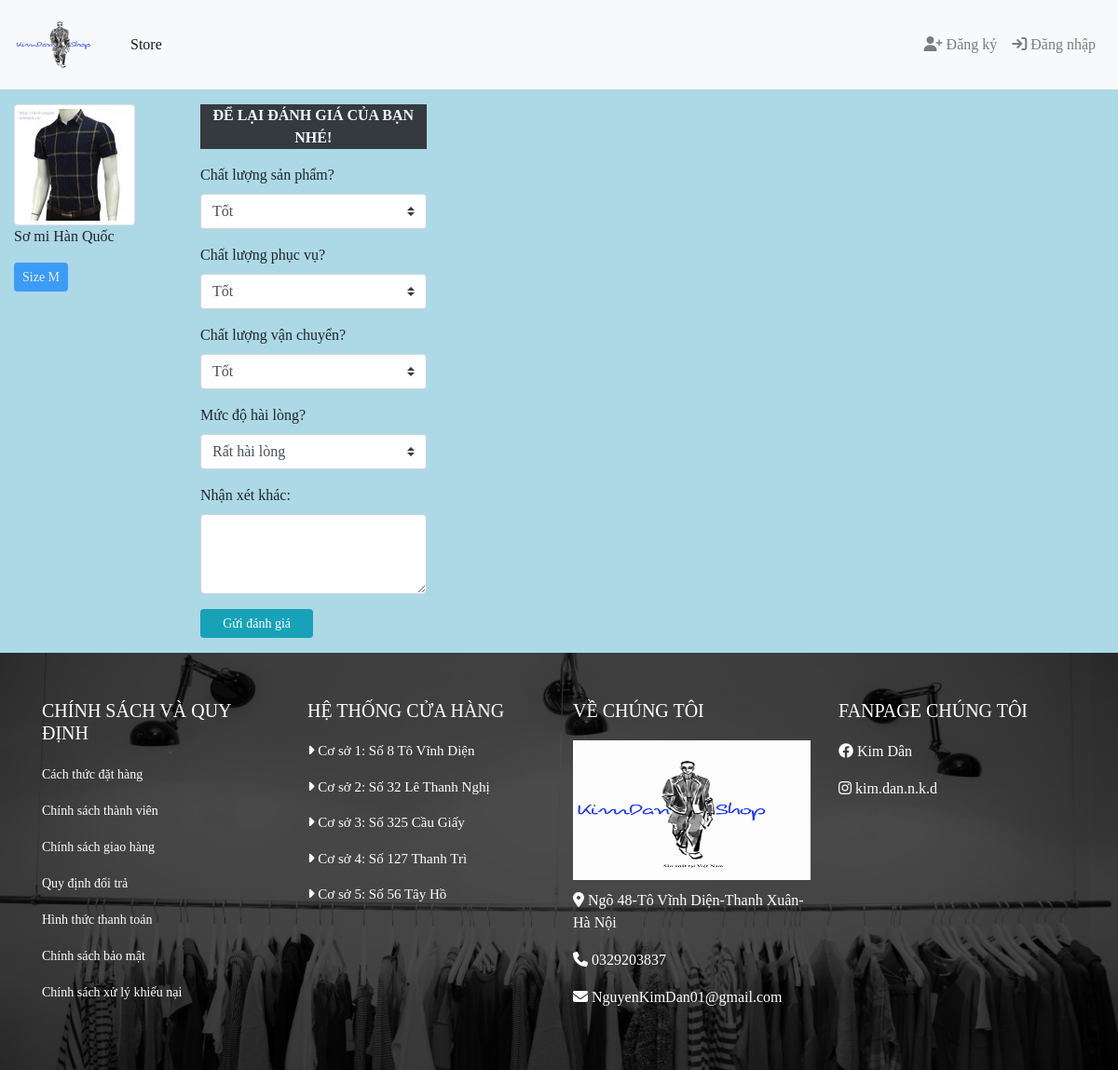
The app's page /?comment_id=1 with its own data.
### SellClothes/models.py (models this page shows, shortened)
class Product(models.Model):
    name = models.CharField('Tên sản phẩm',max_length=50)
    price = models.IntegerField('Giá sản phẩm',default=0)
    category = models.ForeignKey(Category, on_delete=models.CASCADE, default=1,verbose_name='Loại sản phẩm')
    price_size=models.ForeignKey(Pricesize,on_delete=models.CASCADE, default=1,verbose_name='Khoảng giá')
    description = models.CharField('Mô tả',max_length=200, default='' , null=True , blank=True)
    image = models.ImageField('Ảnh',upload_to='static/images/')
    quantity=models.IntegerField('Số lượng hàng còn',default=200)
    quantity_sale=models.IntegerField('Số lượng đã bán',default=0)
    quantity_import=models.IntegerField('Số lượng mới nhập',default=0)
    discount=models.IntegerField('Giảm giá',null=False , default = 0)
    size_choices=[('S','S'),('M','M'),('L','L')]
    size=models.CharField('Size',choices=size_choices,max_length=10,default='M' , null=True , blank=True)
    date=models.DateField("Ngày đặt cuối",)
    time=models.TimeField('Thời gian đặt cuối',)
    class Meta:
        verbose_name_plural = "Sản phẩm"
    @staticmethod
    def get_product_by_id(ids):
        return Product.objects.filter(id__in=ids)

### SellClothes/views.py (the view, shortened to what this page needs)
# urls.py: path('', views.Index.as_view(), name='index'),
class Index(View):
    def get(self, request):
        cart=request.session.get('cart')
        if not cart:
            request.session['cart']={}
        product=None
        categories=Category.get_all_categories()
        categoryID=request.GET.get('category')
        size=request.GET.get('size')
        comment_id=request.GET.get('comment_id')
        price_size=request.GET.get('price')
        id_detail=request.GET.get('detail')
        if id_detail:
            return render(request,'detail.html',{'products':Product.get_product_by_id(id_detail)})
        elif comment_id:
            product_cmt=Product.get_product_by_id(comment_id)
            return render(request,'comments.html',{'products':product_cmt})
        elif price_size:
            product_pricesize=Product.get_all_products_by_pricesize(price_size)
            return render(request,'index.html',{'products':product_pricesize,'categories':categories})

### SellClothes/models.py (called while the page is built)
    @staticmethod
    def get_all_categories():
        return Category.objects.all()

### SellClothes/templates/comments.html (shortened to what this page needs)
{% extends 'base.html' %}
{% block content %}
{% load cart %}
{% load custom_filter%}
{% load static %}
<link rel="stylesheet" href="{% static 'First.css' %}">
{% for product in products %}
<div class="container-fluid mt-3">
    <div class="row">
        <div class='col-lg-2 mx-auto'>
            <img src="{{product.image.url}}" alt="" class="img-thumbnail">
            <p>{{product.name}}</p>
            <span>
                <button type="button" class="btn btn-lg btn-primary btn-sm" disabled>Size {{product.size}}</button>
            </span>
        </div>
        <div class='col-lg-10 mx-auto'>
            <p class="w-25 text-center text-uppercase font-weight-bold text-light bg-dark">Để lại đánh giá của bạn nhé!</p>
                <form action="/comments" method='POST' class='w-25'>
                    <div class="form-group">
                      <label for="">Chất lượng sản phẩm?</label>
                      <select class="custom-select" id="" name="product_quality">
                        <option value="Tốt">Tốt</option>
                      </select>
                    </div>
                    <div class="form-group">
                        <label for="">Chất lượng phục vụ?</label>
                        <select class="custom-select" id="" name="service_qualitty">
                          <option value="Tốt">Tốt</option>
                        </select>
                    </div>
                    <div class="form-group">
                        <label for="">Chất lượng vận chuyển?</label>
                        <select class="custom-select" id="" name="transport_quanlity">
                          <option value="Tốt">Tốt</option>
                        </select>
                    </div>
                    <div class="form-group">
                        <label for="">Mức độ hài lòng?</label>
                        <select class="custom-select" id="" name="satisfaction_level">
                          <option value="Rất hài lòng">Rất hài lòng</option>
                        </select>
                    </div>
                    <div class="form-group">
                        <label for="comments_other">Nhận xét khác:</label>
                        <textarea class="form-control" id="comments_other" rows="3" value='Ngu' name='cmt'></textarea>
                    </div>
                    <div class="form-group">
                        <input class='btn btn-sm btn-info col-lg-6' type="submit" value='Gửi đánh giá'>
                    </div>
                </form>
        </div>
    </div>
</div>
{% endfor %}
{% endblock content %}

### SellClothes/static/css/First.css (style rules this page uses)
body { background-color: lightblue; font-family: verdana; }

### records on screen
Product: image (picture), name "Sơ mi Hàn Quốc", size "M"
